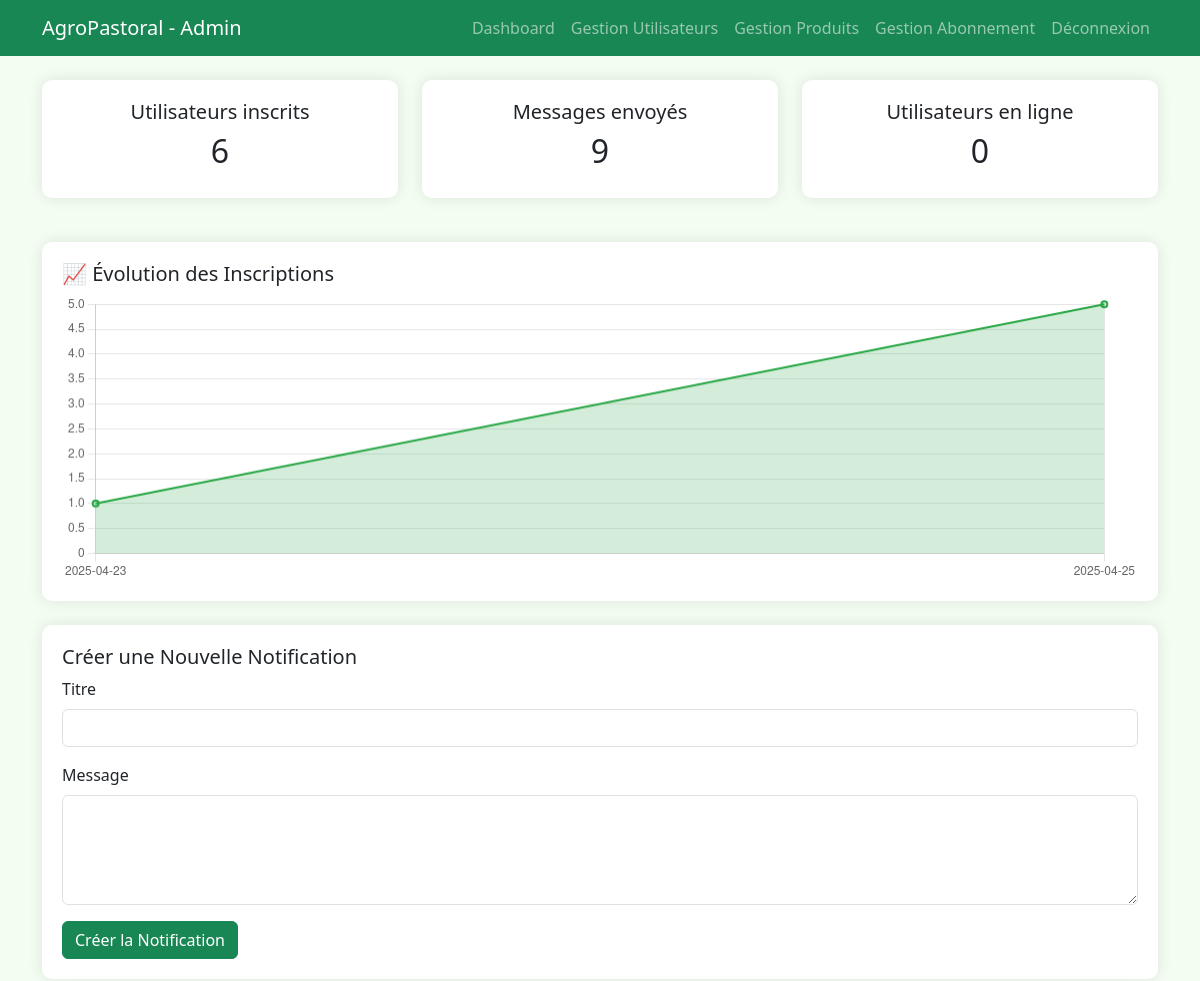
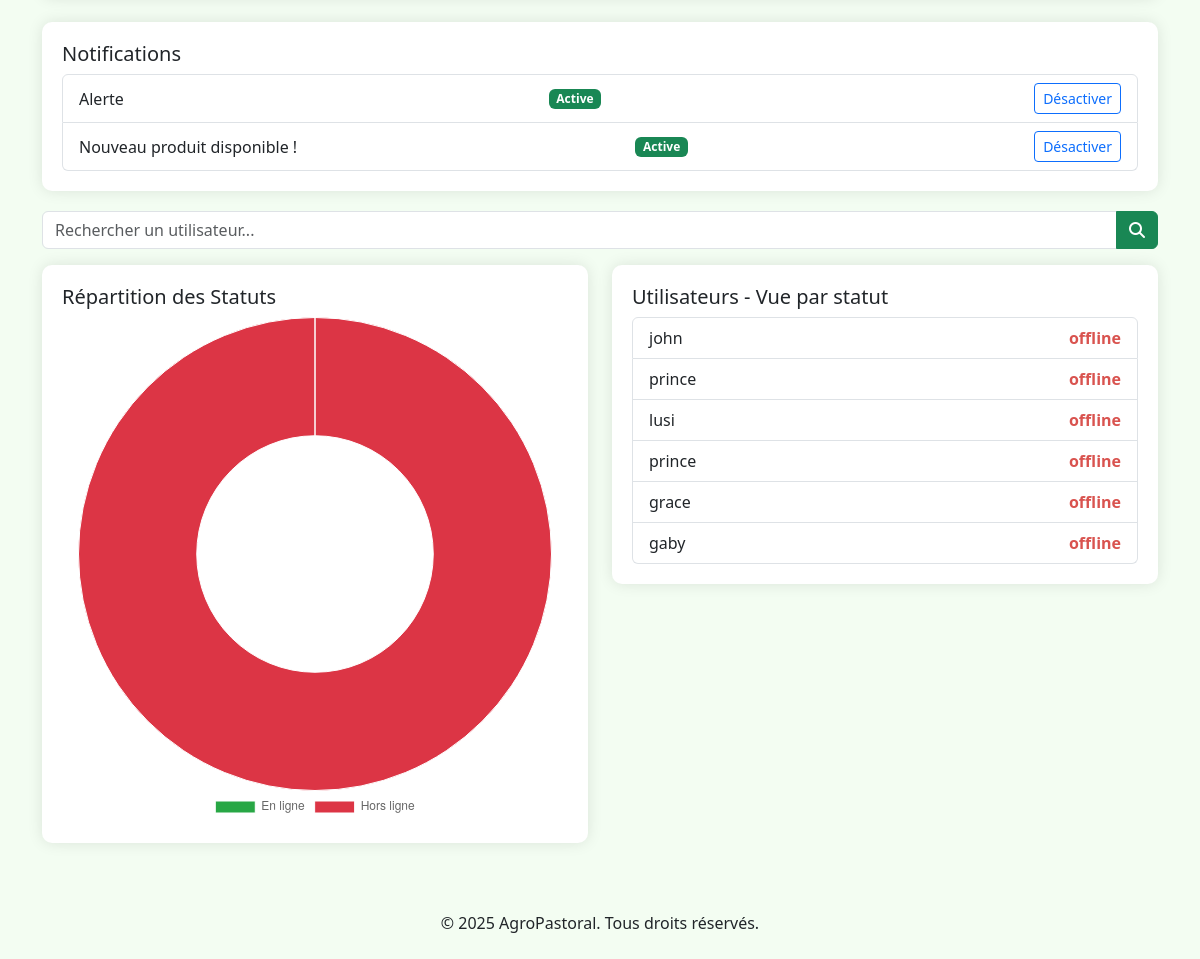
The app's page /admin_dashboard.php (signed in) with its own data (2 pictures, top to bottom).
### tables this page shows
CREATE TABLE `notifications` (
  `id` int(11) NOT NULL,
  `titre` varchar(255) NOT NULL,
  `message` text NOT NULL,
  `date_creation` timestamp NOT NULL DEFAULT current_timestamp(),
  `active` tinyint(1) DEFAULT 1,
  `role` enum('admin','acheteur','vendeur') NOT NULL DEFAULT 'acheteur'
);

CREATE TABLE `utilisateur` (
  `id_utilisateur` int(11) NOT NULL,
  `nom` varchar(100) NOT NULL,
  `email` varchar(100) NOT NULL,
  `mot_de_passe_hash` varchar(255) NOT NULL,
  `role` enum('admin','vendeur','acheteur') NOT NULL,
  `telephone` varchar(20) DEFAULT NULL,
  `adresse` text DEFAULT NULL,
  `date_inscription` datetime DEFAULT current_timestamp(),
  `status` enum('online','offline') DEFAULT 'offline',
  `abonnement_actif` tinyint(1) DEFAULT 0,
  `date_abonnement` date DEFAULT NULL,
  `date_expiration` date DEFAULT NULL,
  `paiement_effectue` tinyint(1) NOT NULL DEFAULT 0,
  `photo` varchar(255) DEFAULT NULL
);

### admin_dashboard.php (the view, shortened to what this page needs)
<?php
$host = 'localhost';
$dbname = 'agropastoral';
$username = 'root';
$password = '';
try {
    $pdo = new PDO("mysql:host=$host;dbname=$dbname;charset=utf8", $username, $password);
    $pdo->setAttribute(PDO::ATTR_ERRMODE, PDO::ERRMODE_EXCEPTION);
} catch (PDOException $e) {
    die("Erreur de connexion : " . $e->getMessage());
}
$total_users = $pdo->query("SELECT COUNT(*) FROM utilisateur")->fetchColumn();
$total_messages = $pdo->query("SELECT COUNT(*) FROM messages")->fetchColumn();
$online_users = $pdo->query("SELECT COUNT(*) FROM utilisateur WHERE status = 'en ligne'")->fetchColumn();
$search = isset($_GET['search']) ? trim($_GET['search']) : '';
if ($search !== '') {
    $stmt = $pdo->prepare("SELECT id_utilisateur, nom, status FROM utilisateur WHERE nom LIKE :search OR status LIKE :search");
    $stmt->execute(['search' => '%' . $search . '%']);
} else {
    $stmt = $pdo->prepare("SELECT id_utilisateur, nom, status FROM utilisateur");
    $stmt->execute();
}
$utilisateurs = $stmt->fetchAll();
$stmt_notifications = $pdo->prepare("SELECT id, titre, message, date_creation, active FROM notifications ORDER BY date_creation DESC");
$stmt_notifications->execute();
$notifications = $stmt_notifications->fetchAll();
$inscriptionsParJour = $pdo->query("
    SELECT DATE(date_inscription) as date_jour, COUNT(*) as total
    FROM utilisateur
    GROUP BY DATE(date_inscription)
    ORDER BY DATE(date_inscription) ASC
")->fetchAll(PDO::FETCH_ASSOC);
$dates = [];
$totaux = [];
foreach ($inscriptionsParJour as $row) {
    $dates[] = $row['date_jour'];
    $totaux[] = $row['total'];
}
$dates_json = json_encode($dates);
$totaux_json = json_encode($totaux);
?>
<!DOCTYPE html>
<html lang="fr">
<head>
    <link href="https://cdn.jsdelivr.net/npm/bootstrap@5.3.3/dist/css/bootstrap.min.css" rel="stylesheet">
    <link rel="stylesheet" href="https://cdnjs.cloudflare.com/ajax/libs/font-awesome/6.4.0/css/all.min.css">
</head>
<body>
<nav class="navbar navbar-expand-lg navbar-dark bg-success sticky-top">
    <div class="container">
        <a class="navbar-brand" href="#">AgroPastoral - Admin</a>
        <div class="collapse navbar-collapse" id="navbarNav">
            <ul class="navbar-nav ms-auto">
                <li class="nav-item"><a class="nav-link" href="admin_dashboard.php">Dashboard</a></li>
                <li class="nav-item"><a class="nav-link" href="gestion_utilisateurs.php">Gestion Utilisateurs</a></li>
                <li class="nav-item"><a class="nav-link" href="gestion_produits.php">Gestion Produits</a></li>
                <li class="nav-item"><a class="nav-link" href="panneau_gestion.php">Gestion Abonnement</a></li>
                <li class="nav-item"><a class="nav-link" href="deconnexion.php">Déconnexion</a></li>
            </ul>
        </div>
    </div>
</nav>
<div class="container mt-4">
    <div class="row">
        <div class="col-md-4">
            <div class="dashboard-card stat-card">
                <h5>Utilisateurs inscrits</h5>
                <h2><?= $total_users ?></h2>
            </div>
        </div>
        <div class="col-md-4">
            <div class="dashboard-card stat-card">
                <h5>Messages envoyés</h5>
                <h2><?= $total_messages ?></h2>
            </div>
        </div>
        <div class="col-md-4">
            <div class="dashboard-card stat-card">
                <h5>Utilisateurs en ligne</h5>
                <h2><?= $online_users ?></h2>
            </div>
        </div>
    </div>
    <div class="dashboard-card mt-4">
        <h5>📈 Évolution des Inscriptions</h5>
        <canvas id="inscriptionsChart" height="80"></canvas>
    </div>
    <div class="dashboard-card mt-4">
        <h5>Créer une Nouvelle Notification</h5>
        <form method="POST">
            <div class="mb-3">
                <label for="titre" class="form-label">Titre</label>
                <input type="text" id="titre" name="titre" class="form-control" required>
            </div>
            <div class="mb-3">
                <label for="message" class="form-label">Message</label>
                <textarea id="message" name="message" class="form-control" rows="4" required></textarea>
            </div>
            <button type="submit" name="create_notification" class="btn btn-success">Créer la Notification</button>
        </form>
    </div>
    <div class="dashboard-card mt-4">
        <h5>Notifications</h5>
        <ul class="list-group">
            <?php foreach ($notifications as $notif): ?>
                <li class="list-group-item d-flex justify-content-between align-items-center">
                    <?= htmlspecialchars($notif['titre']) ?>
                    <span class="badge bg-<?= $notif['active'] ? 'success' : 'danger' ?>"><?= $notif['active'] ? 'Active' : 'Inactive' ?></span>
                    <a href="?toggle_notification=<?= $notif['id'] ?>" class="btn btn-sm btn-outline-primary ms-2">
                        <?= $notif['active'] ? 'Désactiver' : 'Activer' ?>
                    </a>
                </li>
            <?php endforeach; ?>
        </ul>
    </div>
    <form method="GET" class="mb-3">
        <div class="input-group">
            <input type="text" name="search" class="form-control" placeholder="Rechercher un utilisateur..." value="<?= isset($_GET['search']) ? htmlspecialchars($_GET['search']) : '' ?>">
            <button class="btn btn-success" type="submit"><i class="fas fa-search"></i></button>
        </div>
    </form>
    <div class="row">
        <div class="col-md-6">
            <div class="dashboard-card">
                <h5>Répartition des Statuts</h5>
                <canvas id="statusChart"></canvas>
            </div>
        </div>
        <div class="col-md-6">
            <div class="dashboard-card">
                <h5>Utilisateurs - Vue par statut</h5>
                <ul class="list-group">
                    <?php foreach ($utilisateurs as $u): ?>
                        <li class="list-group-item d-flex justify-content-between align-items-center">
                            <?= htmlspecialchars($u['nom']) ?>
                            <span class="user-status <?= $u['status'] === 'en ligne' ? '' : 'offline' ?>">
                                <?= htmlspecialchars($u['status']) ?>
                            </span>
                        </li>
                    <?php endforeach; ?>
                </ul>
            </div>
        </div>
    </div>
</div>
<footer class="text-center mt-5 mb-4">
    <p>&copy; 2025 AgroPastoral. Tous droits réservés.</p>
</footer>
<script>
    const ctx = document.getElementById('statusChart').getContext('2d');
    const statusChart = new Chart(ctx, {
        type: 'doughnut',
        data: {
            labels: ['En ligne', 'Hors ligne'],
            datasets: [{
                label: 'Statut des utilisateurs',
                data: [<?= $online_users ?>, <?= $total_users - $online_users ?>],
                backgroundColor: ['#28a745', '#dc3545'],
                borderColor: ['#fff', '#fff'],
                borderWidth: 1
            }]
        },
        options: {
            responsive: true,
            plugins: {
                legend: { position: 'bottom' }
            }
        }
    });
</script>
<script>
    const ctxInscriptions = document.getElementById('inscriptionsChart').getContext('2d');
    const inscriptionsChart = new Chart(ctxInscriptions, {
        type: 'line',
        data: {
            labels: <?= $dates_json ?>,
            datasets: [{
                label: 'Inscriptions par jour',
                data: <?= $totaux_json ?>,
                backgroundColor: 'rgba(40, 167, 69, 0.2)',
                borderColor: '#28a745',
                borderWidth: 2,
                fill: true,
                tension: 0.4
            }]
        },
        options: {
            responsive: true,
            scales: {
                x: { ticks: { autoSkip: true, maxTicksLimit: 10 } },
                y: { beginAtZero: true }
            },
            plugins: { legend: { display: false } }
        }
    });
</script>
</body>
</html>

### admin_dashboard.php (style rules this page uses)
body { background-color: #f3fdf2; }
.dashboard-card { background-color: #fff; border-radius: 10px; box-shadow: 0 0 15px rgba(0,0,0,0.1); padding: 20px; margin-bottom: 20px; }
.stat-card { text-align: center; }
.user-status { font-weight: bold; color: #5cb85c; }
.user-status.offline { color: #d9534f; }

### records on screen
notifications: titre "Alerte", active "Active"
notifications: titre "Nouveau produit disponible !", active "Active"
utilisateur: nom "john", status "offline"
utilisateur: nom "prince", status "offline"
utilisateur: nom "lusi", status "offline"
utilisateur: nom "prince", status "offline"
utilisateur: nom "grace", status "offline"
utilisateur: nom "gaby", status "offline"

### other values on screen
$total_users "6"
$total_messages "9"
$online_users "0"
chart data {{ $online_users }} 0
chart data {{ $dates_json }} ["2025-04-23","2025-04-25"]
chart data {{ $totaux_json }} [1,5]
